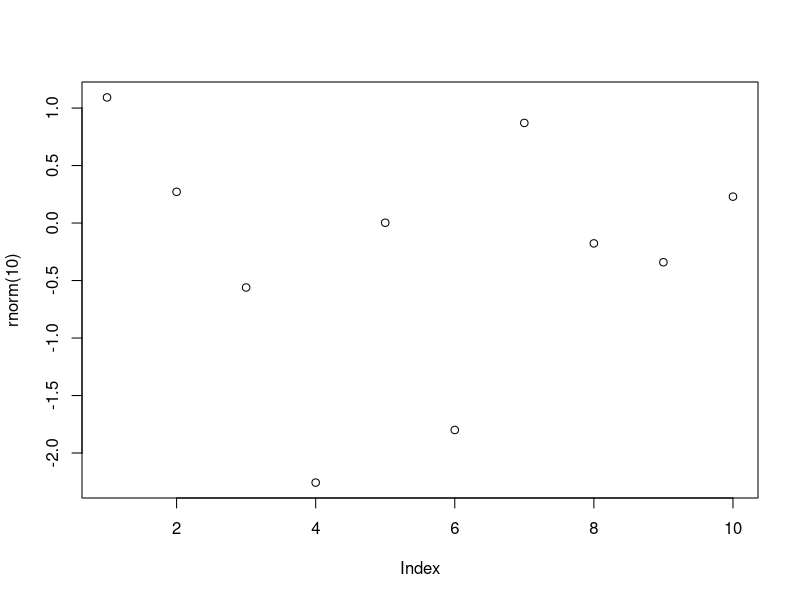

R code for this plot:
## ---- chunk 1
knitr::opts_chunk$set(tidy = F)

knitr::knit_hooks$set(source = function(x, options){
  if (!is.null(options$verbatim) && options$verbatim){
    opts = gsub(",\\s*verbatim\\s*=\\s*TRUE\\s*", "", options$params.src)
    bef = sprintf('\n\n    ```{r %s}\n', opts, "\n")
    stringr::str_c(
      bef, 
      knitr:::indent_block(paste(x, collapse = '\n'), "    "), 
      "\n    ```\n"
    )
  } else {
    stringr::str_c("\n\n```", tolower(options$engine), "\n", 
      paste(x, collapse = '\n'), "\n```\n\n"
    )
  }
})
## ---- chunk 2
rnorm(10)
## ---- chunk 3
plot(rnorm(10))
## ---- chunk 4
knitr::include_url('http://shiny.rstudio.com/gallery/example-01-hello.html')
## ---- chunk 5
knitr::include_url('https://shiny.rstudio.com/gallery/tabsets.html')
## ---- chunk 6
knitr::include_url('https://shiny.rstudio.com/gallery/widget-gallery.html')
